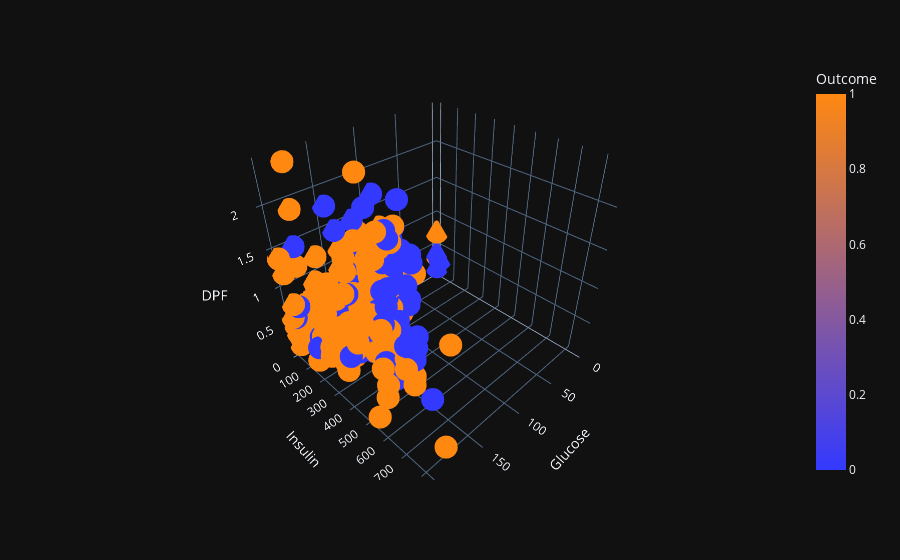

Notebook code for this chart:
### Code cell
# Scatter plot of Glucose vs Insulin vs DPF wrt Outcome

fig = px.scatter_3d(df, x='Glucose', y='Insulin', z='DPF',
              color='Outcome',size_max=18,color_continuous_scale=["#3339FF", "#ff8811"])
fig.update_layout({"template":"plotly_dark"})
fig.show()

### Figure 1 — Plotly figure (JSON) as saved in the notebook; plotly's stock layout.template omitted (floating-point values rounded to 4 significant figures; data arrays with more than 128 entries replaced by an {"elided": "..."} marker saying what was removed)
{"data": [{"hovertemplate": "Glucose=%{x}<br>Insulin=%{y}<br>DPF=%{z}<br>Outcome=%{marker.color}<extra></extra>", "legendgroup": "", "marker": {"color": {"elided": "768 int values"}, "coloraxis": "coloraxis", "symbol": "circle"}, "mode": "markers", "name": "", "scene": "scene", "showlegend": false, "type": "scatter3d", "x": {"elided": "768 int values"}, "y": {"elided": "768 int values"}, "z": {"elided": "768 float values"}}], "layout": {"coloraxis": {"colorbar": {"title": {"text": "Outcome"}}, "colorscale": [[0, "#3339FF"], [1, "#ff8811"]]}, "legend": {"tracegroupgap": 0}, "margin": {"t": 60}, "scene": {"domain": {"x": [0, 1], "y": [0, 1]}, "xaxis": {"title": {"text": "Glucose"}}, "yaxis": {"title": {"text": "Insulin"}}, "zaxis": {"title": {"text": "DPF"}}}}}
